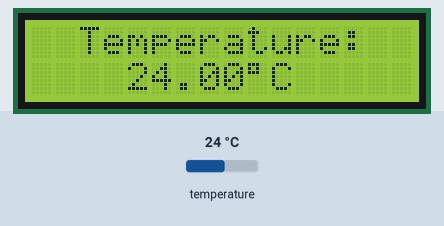
Recording of a sketch running on a simulated Arduino Uno, built with avr-gcc and run on an emulated ATmega328P. Shown: 16×2 character LCD. Wiring (inferred from the names in the program): DS18B20 sensor: data pin 10. The inputs (shaded band) are chosen by the test bench; at power-on: temperature 24 °C. What the sketch prints to the serial monitor is not drawn.

Above: at 1.2 s.
1.3 s: temperature set to 12 °C
At 2.4 s:
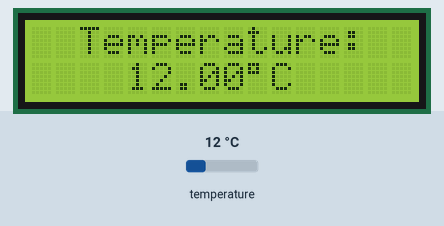
3.5 s: temperature set to 19 °C
At 4.6 s:
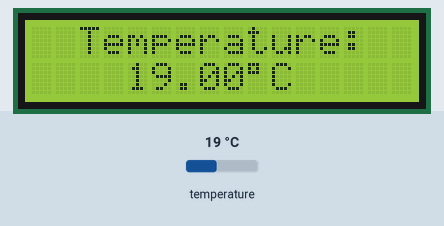
5.6 s: temperature set to 28 °C
At 6.9 s:
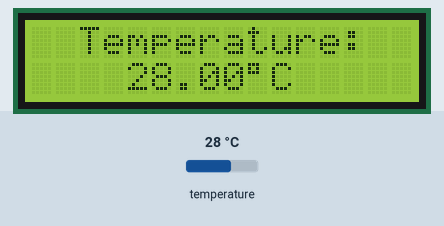
Timing chart, 0 to 8.6 s (numbered marks = the images above; inputs shaded):
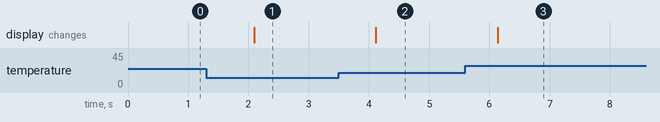

Measured:
- after the input at 1.3 s, the display: changes after 0.80 s (image 1)
- after the input at 3.5 s, the display: changes after 0.62 s (image 2)
- after the input at 5.6 s, the display: changes after 0.54 s (image 3)

The sketch:

Water_Temp_with_LCD.ino
```cpp
// Interfacing Arduino with DS18B20 temperature sensor

#include <OneWire.h>
#include <DallasTemperature.h>
#include <LiquidCrystal.h>               // include LCD library code

#define DS18B20_PIN   10

// LCD module connections (RS, E, D4, D5, D6, D7)
LiquidCrystal lcd(2, 3, 4, 5, 6, 7);

int raw_temp;
float temp;
char txt[] = " C ";

void setup(void) {
  // start serial port
  Serial.begin(9600);
  // set up the LCD's number of columns and rows
  lcd.begin(16, 2);
  txt[0] = 223;                     // Put degree symbol (°)
  lcd.setCursor(2, 0);
  lcd.print("Temperature:");
}

void loop(void) {
  if(ds18b20_read(&raw_temp)) {
    Serial.print("Temperature = ");
    temp = (float)raw_temp / 16;     // Convert temperature raw value into degree Celsius (temp in °C = raw/16)
    Serial.print(temp);              // Print temperature value in degree Celsius
    Serial.println("°C");            // Print '°C'
    // Display temperature on LCD
    lcd.setCursor(4, 1);
    lcd.print(temp);
    lcd.print(txt);
  }
  else {
    Serial.println("Communication Error!");
    lcd.setCursor(4, 1);
    lcd.print(" Error! ");
  }
  delay(1000);
}

bool ds18b20_start(){
  bool ret = 0;
  digitalWrite(DS18B20_PIN, LOW);     // Send reset pulse to the DS18B20 sensor
  pinMode(DS18B20_PIN, OUTPUT);
  delayMicroseconds(500);             // Wait 500 us
  pinMode(DS18B20_PIN, INPUT);
  delayMicroseconds(100);             //wait to read the DS18B20 sensor response
  if (!digitalRead(DS18B20_PIN)) {
    ret = 1;                          // DS18B20 sensor is present
    delayMicroseconds(400);           // Wait 400 us
  }
  return(ret);
}

void ds18b20_write_bit(bool value){
  digitalWrite(DS18B20_PIN, LOW);
  pinMode(DS18B20_PIN, OUTPUT);
  delayMicroseconds(2);
  digitalWrite(DS18B20_PIN, value);
  delayMicroseconds(80);
  pinMode(DS18B20_PIN, INPUT);
  delayMicroseconds(2);
}

void ds18b20_write_byte(byte value){
  byte i;
  for(i = 0; i < 8; i++)
    ds18b20_write_bit(bitRead(value, i));
}

bool ds18b20_read_bit(void) {
  bool value;
  digitalWrite(DS18B20_PIN, LOW);
  pinMode(DS18B20_PIN, OUTPUT);
  delayMicroseconds(2);
  pinMode(DS18B20_PIN, INPUT);
  delayMicroseconds(5);
  value = digitalRead(DS18B20_PIN);
  delayMicroseconds(100);
  return value;
}

byte ds18b20_read_byte(void) {
  byte i, value;
  for(i = 0; i  <8; i++)
    bitWrite(value, i, ds18b20_read_bit());
  return value;
}

bool ds18b20_read(int *raw_temp_value) {
  if (!ds18b20_start())                     // Send start pulse
    return(0);                              // Return 0 if error
  ds18b20_write_byte(0xCC);                 // Send skip ROM command
  ds18b20_write_byte(0x44);                 // Send start conversion command
  while(ds18b20_read_byte() == 0);          // Wait for conversion complete
  if (!ds18b20_start())                     // Send start pulse
    return(0);                              // Return 0 if error
  ds18b20_write_byte(0xCC);                 // Send skip ROM command
  ds18b20_write_byte(0xBE);                 // Send read command
  *raw_temp_value = ds18b20_read_byte();    // Read temperature LSB byte and store it on raw_temp_value LSB byte
  *raw_temp_value |= (unsigned int)(ds18b20_read_byte() << 8);     // Read temperature MSB byte and store it on raw_temp_value MSB byte
  return(1);                                // OK --> return 1
}
```
